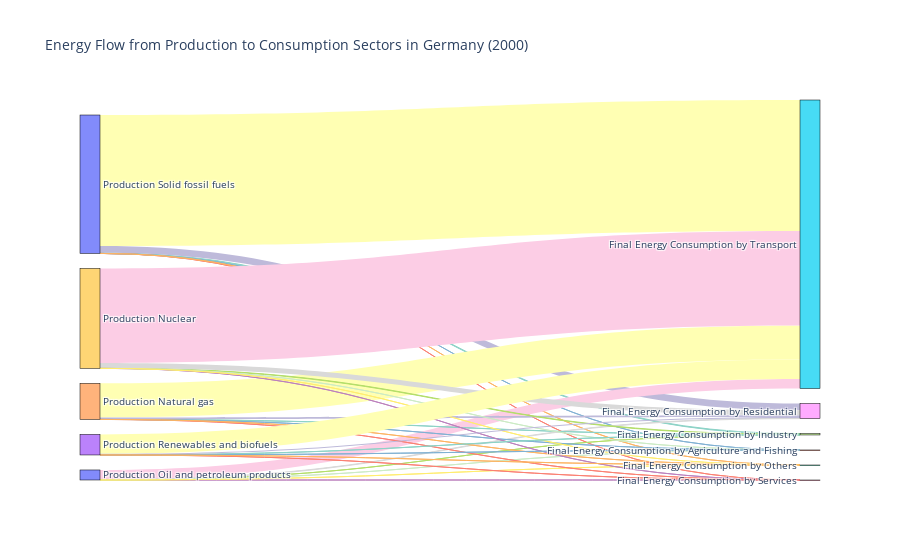

Notebook code cell kept with this figure:
### Code cell
import plotly.graph_objects as go
import plotly.colors as pc

# Example for one country and year
country = 'Germany'
year = 2000

filtered_df = flows_df[(flows_df['Country'] == country) & (flows_df['Year'] == year)]

# Extract nodes and links from data
nodes = list(set(filtered_df['Source']).union(set(filtered_df['Target'])))
node_indices = {node: idx for idx, node in enumerate(nodes)}

# Create node and link data for Plotly
source_indices = [node_indices[src] for src in filtered_df['Source']]
target_indices = [node_indices[tgt] for tgt in filtered_df['Target']]
values = filtered_df['Value'].tolist()

# Use Set3 color palette from Plotly, which offers a visually pleasant color scheme
colors = pc.qualitative.Set3
link_colors = [colors[i % len(colors)] for i in range(len(values))]

# Create Sankey Diagram
fig = go.Figure(data=[go.Sankey(
    node=dict(
        pad=15,
        thickness=20,
        line=dict(color="black", width=0.5),
        label=nodes
    ),
    link=dict(
        source=source_indices,
        target=target_indices,
        value=values,
        color=link_colors  # Assign the color list to the links
    )
)])

fig.update_layout(
    title_text=f"Energy Flow from Production to Consumption Sectors in {country} ({year})",
    font_size=10
)

fig.show()

### Figure 1 — Plotly figure (JSON) as saved in the notebook; plotly's stock layout.template omitted (floating-point values rounded to 4 significant figures)
{"data": [{"link": {"color": ["rgb(141,211,199)", "rgb(255,255,179)", "rgb(190,186,218)", "rgb(251,128,114)", "rgb(128,177,211)", "rgb(253,180,98)", "rgb(179,222,105)", "rgb(252,205,229)", "rgb(217,217,217)", "rgb(188,128,189)", "rgb(204,235,197)", "rgb(255,237,111)", "rgb(141,211,199)", "rgb(255,255,179)", "rgb(190,186,218)", "rgb(251,128,114)", "rgb(128,177,211)", "rgb(253,180,98)", "rgb(179,222,105)", "rgb(252,205,229)", "rgb(217,217,217)", "rgb(188,128,189)", "rgb(204,235,197)", "rgb(255,237,111)", "rgb(141,211,199)", "rgb(255,255,179)", "rgb(190,186,218)", "rgb(251,128,114)", "rgb(128,177,211)", "rgb(253,180,98)"], "source": [10, 10, 10, 10, 10, 10, 0, 0, 0, 0, 0, 0, 4, 4, 4, 4, 4, 4, 9, 9, 9, 9, 9, 9, 3, 3, 3, 3, 3, 3], "target": [7, 5, 8, 6, 1, 2, 7, 5, 8, 6, 1, 2, 7, 5, 8, 6, 1, 2, 7, 5, 8, 6, 1, 2, 7, 5, 8, 6, 1, 2], "value": [168.6, 34770.0, 1816.0, 0.01528, 2.736, 0.004745, 12.22, 2520.0, 131.6, 0.001107, 0.1982, 0.0003438, 43.97, 9067.0, 473.5, 0.003983, 0.7133, 0.001237, 121.8, 25110.0, 1311.0, 0.01103, 1.975, 0.003426, 25.0, 5155.0, 269.2, 0.002265, 0.4055, 0.0007034]}, "node": {"label": ["Production Oil and petroleum products", "Final Energy Consumption by Agriculture and Fishing", "Final Energy Consumption by Others", "Production Renewables and biofuels", "Production Natural gas", "Final Energy Consumption by Transport", "Final Energy Consumption by Services", "Final Energy Consumption by Industry", "Final Energy Consumption by Residential", "Production Nuclear", "Production Solid fossil fuels"], "line": {"color": "black", "width": 0.5}, "pad": 15, "thickness": 20}, "type": "sankey"}], "layout": {"font": {"size": 10}, "title": {"text": "Energy Flow from Production to Consumption Sectors in Germany (2000)"}}}
